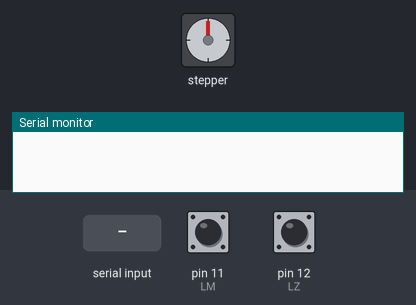
Bench run of a sketch on a simulated Arduino Uno, built with avr-gcc and run on an emulated ATmega328P. On the bench: stepper motor, the last lines printed to the serial monitor. Wiring (inferred from the names in the program): stepper motor driver (200 steps per turn assumed): step pin 9; direction pin 8. The inputs (shaded band) are chosen by the test bench; at power-on: pin 11 (LM) HIGH, pin 12 (LZ) HIGH.

Above: at 1.2 s.
1.3 s: "<MOVEREL 1>" received over Serial
At 1.9 s:
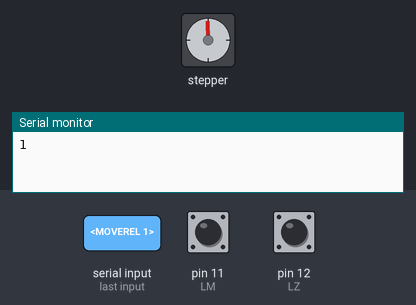
2.8 s: "<MOVEREL 150>" received over Serial
At 3.9 s:
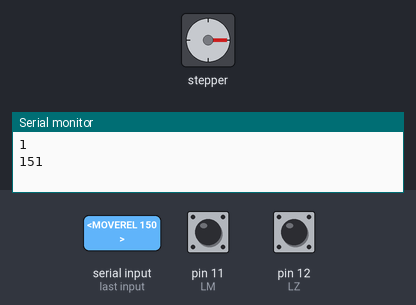
4.4 s: "<MOVEREL 150>" received over Serial
At 5.1 s:
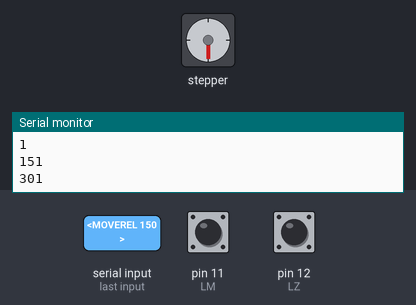
6.0 s: "<MOVEABS 1>" received over Serial
At 7.0 s:
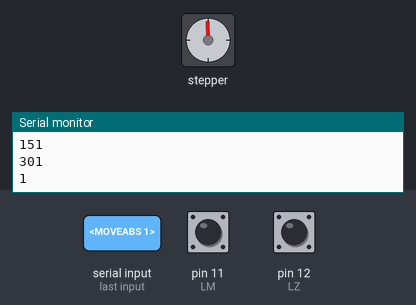
7.8 s: "<MOVEABS>" received over Serial
At 9.2 s:
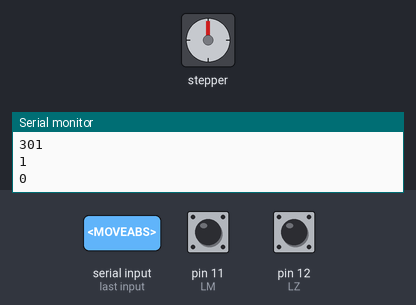
Timing chart, 0 to 10.3 s (numbered marks = the images above; inputs shaded):
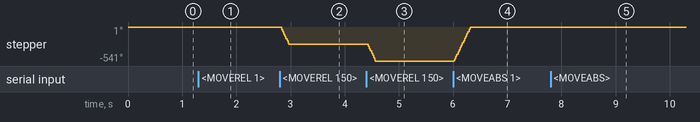

The sketch:

serialParse2.ino
```cpp
long pos = 0;
String incomingStr;
#define MAX 40000
#define PUL 9
#define DIR 8

#define LZ 12
#define LM 11


const byte numChars = 32;
char receivedChars[numChars];
boolean newData = false;
boolean isMoving = false;

void setup() {

  // configure pins to controll the stepper motor

  pinMode(PUL,OUTPUT);  // set Pin9 as PUL
  pinMode(DIR,OUTPUT);  // set Pin8 as DIR
  Serial.begin(9600);

  // configure pins for the limit switches

  pinMode(LZ, INPUT_PULLUP);
  pinMode(LM, INPUT_PULLUP);
}
/////


void loop() {
    recvWithStartEndMarkers();
    showNewData();
}

void recvWithStartEndMarkers() {
    static boolean recvInProgress = false;
    static byte ndx = 0;
    char startMarker = '<';
    char endMarker = '>';
    char rc;

    while (Serial.available() > 0 && newData == false) {
        rc = Serial.read();

        if (recvInProgress == true) {
            if (rc != endMarker) {
                receivedChars[ndx] = rc;
                ndx++;
                if (ndx >= numChars) {
                    ndx = numChars - 1;
                }
            }
            else {
                receivedChars[ndx] = '\0'; // terminate the string
                recvInProgress = false;
                ndx = 0;
                newData = true;
            }
        }

        else if (rc == startMarker) {
            recvInProgress = true;
        }
    }
}

void showNewData() {
    if (newData == true) {
        //Serial.print("This just in ... ");
        //Serial.println(receivedChars);
        parseStr(receivedChars);
        newData = false;
    }
}


/*
void loop() {
  handleSerial();
}
*/

/*
 * Function: handleSerial
 * ----------------------------
 * reads the serial input.
 */
void handleSerial() {

  while (Serial.available() > 0) {

  const char fda = '\n';

  incomingStr = Serial.readStringUntil('\r');  // read until timeout
  incomingStr.trim();                            // remove and \r \n whitespace at the end of the String
  parseStr(incomingStr);                         // parse the incoming String

 }
}


/*
 * Function: parseStr
 * ----------------------------
 * parses the input string read in through serial
 */
void parseStr(String command){

  /*
   * Check for relative movement command
   */
  if (command.indexOf("MOVEREL") != -1) {
    int index = command.indexOf(" ");           // split string
    String sub_s = command.substring(index,-1); // find number of pulses
    sub_s.trim();                               // trim str
    long i = sub_s.toInt();                      // convert str to int

    // check movement direction of stage
    if(i > 0) {
      moveStageUp(i);       // move stage up
    } else if (i < 0) {
      moveStageDown(-i);    // move stage down
    }

    // print stage position
    Serial.println(pos);

    return;
  }
  /*
   * check for absolute movement command
   */
  if (command.indexOf("MOVEABS") != -1) {
    int index = command.indexOf(" ");           // split string
    String sub_s = command.substring(index,-1); // find number of pulses
    sub_s.trim();                               // trim str
    long i = sub_s.toInt();                     // convert str to int

    moveAbs(i);   // move stage

    // print stage position
    Serial.println(pos);


    return;
  }
  /*
   * read the value of the zero limit switch
   */
  if (command.indexOf("READLZ") != -1){

    int sensorVal = digitalRead(LZ);
    Serial.println(sensorVal);

    return;
  }
  /*
   * read the value of the max limit switch
   */
  if (command.indexOf("READLM") != -1){

    int sensorVal = digitalRead(LM);
    Serial.println(sensorVal);

    return;
  }
  if (command.indexOf("POS?") != -1){

    Serial.println(pos);

    return;
  }
  /* TODO:
   * command to zero the system
   */
  if (command.indexOf("ZERO") != -1) {
    zero();
    Serial.println(pos);
    return;
  }

  Serial.println("ERROR");

}

void moveAbs(long i){
  long c = i - pos;
  if(c > 0) {
    moveStageUp(c);       // move stage up
  } else if (c < 0) {
    moveStageDown(-c);    // move stage down
  }
}

/* Fuction: moveStageDown
 * -------------
 * handles moving the stage down
 */
void moveStageDown(long i){
  isMoving = true;
  digitalWrite(DIR,HIGH);     // set high level direction
  delayMicroseconds(10);
  for(long x = 0; x < i; x++) // repeat 400 times a revolution when setting 400 on driver
  {
    if(pos > 0){

      if(digitalRead(LM) == HIGH){
        digitalWrite(PUL,HIGH); // output high
        delayMicroseconds(500); // set rotate speed
        digitalWrite(PUL,LOW);  // output low
        delayMicroseconds(500); // set rotate speed
        pos = pos - 1;
      } else {
        break;
      }
    } else {
      isMoving = false;
      break;
    }
  }
}

/* Fuction: zero
 * -------------
 * handles zeroing the stage
 */
void zero(){
  isMoving = true;
  digitalWrite(DIR,HIGH);     // set high level direction
  delayMicroseconds(10);
  while(digitalRead(LM) == HIGH){
    digitalWrite(PUL,HIGH); // output high
    delayMicroseconds(500); // set rotate speed
    digitalWrite(PUL,LOW);  // output low
    delayMicroseconds(500); // set rotate speed
  }
  isMoving = false;
  pos = 0;
}

/* Fuction: moveStageUp
 * -------------
 * handles moving the stage up
 */
void moveStageUp(long i){
  isMoving = true;
  digitalWrite(DIR,LOW); // set high level direction
  delayMicroseconds(10);
  for(long x = 0; x < i; x++)
  {
    if(digitalRead(LZ) == HIGH){
      if(pos < MAX){
        digitalWrite(PUL,HIGH);
        delayMicroseconds(500);
        digitalWrite(PUL,LOW);
        delayMicroseconds(500);
        pos = pos + 1;
      } else {
        break;
      }
    } else {
      isMoving = false;
      break;
    }
  }
}
```

Measured:
- after the input at 2.8 s, stepper: turns 270° counter-clockwise in 0.15 s, starting at once
- after the input at 4.4 s, stepper: turns 270° counter-clockwise in 0.15 s, starting at once
- after the input at 6.0 s, stepper: turns 540° clockwise in 0.30 s, starting at once
